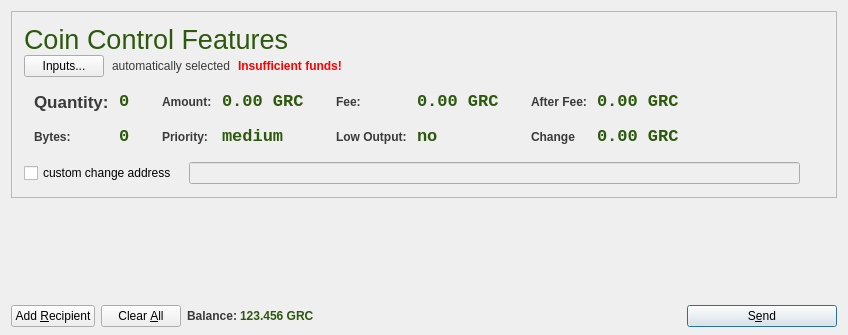
<?xml version="1.0" encoding="UTF-8"?>
<ui version="4.0">
 <class>SendCoinsDialog</class>
 <widget class="QDialog" name="SendCoinsDialog">
  <property name="geometry">
   <rect>
    <x>0</x>
    <y>0</y>
    <width>840</width>
    <height>335</height>
   </rect>
  </property>
  <property name="windowTitle">
   <string>Send Coins</string>
  </property>
  <layout class="QVBoxLayout" name="verticalLayout" stretch="0,1,0">
   <property name="bottomMargin">
    <number>8</number>
   </property>
   <item>
    <widget class="QFrame" name="frameCoinControl">
     <property name="sizePolicy">
      <sizepolicy hsizetype="Expanding" vsizetype="Expanding">
       <horstretch>0</horstretch>
       <verstretch>0</verstretch>
      </sizepolicy>
     </property>
     <property name="maximumSize">
      <size>
       <width>16777215</width>
       <height>16777215</height>
      </size>
     </property>
     <property name="frameShape">
      <enum>QFrame::StyledPanel</enum>
     </property>
     <property name="frameShadow">
      <enum>QFrame::Plain</enum>
     </property>
     <layout class="QVBoxLayout" name="verticalLayoutCoinControl2" stretch="0">
      <property name="spacing">
       <number>4</number>
      </property>
      <property name="leftMargin">
       <number>12</number>
      </property>
      <property name="topMargin">
       <number>12</number>
      </property>
      <property name="rightMargin">
       <number>12</number>
      </property>
      <property name="bottomMargin">
       <number>12</number>
      </property>
      <item>
       <layout class="QVBoxLayout" name="verticalLayoutCoinControl" stretch="0,0,0,0,1">
        <property name="spacing">
         <number>0</number>
        </property>
        <property name="leftMargin">
         <number>0</number>
        </property>
        <property name="topMargin">
         <number>0</number>
        </property>
        <item>
         <layout class="QHBoxLayout" name="horizontalLayoutCoinControl1">
          <property name="spacing">
           <number>12</number>
          </property>
          <property name="bottomMargin">
           <number>0</number>
          </property>
          <item>
           <widget class="QLabel" name="labelCoinControlFeatures">
            <property name="sizePolicy">
             <sizepolicy hsizetype="Preferred" vsizetype="Maximum">
              <horstretch>0</horstretch>
              <verstretch>0</verstretch>
             </sizepolicy>
            </property>
            <property name="font">
             <font>
              <pointsize>20</pointsize>
              <weight>50</weight>
              <bold>false</bold>
             </font>
            </property>
            <property name="styleSheet">
             <string notr="true">QLabel { color: #2C590C; border: none;}</string>
            </property>
            <property name="text">
             <string>Coin Control Features</string>
            </property>
           </widget>
          </item>
         </layout>
        </item>
        <item>
         <layout class="QHBoxLayout" name="horizontalLayoutCoinControl2" stretch="0,0,0,0">
          <property name="spacing">
           <number>8</number>
          </property>
          <property name="bottomMargin">
           <number>10</number>
          </property>
          <item>
           <widget class="QPushButton" name="pushButtonCoinControl">
            <property name="styleSheet">
             <string notr="true"/>
            </property>
            <property name="text">
             <string>Inputs...</string>
            </property>
           </widget>
          </item>
          <item>
           <widget class="QLabel" name="labelCoinControlAutomaticallySelected">
            <property name="styleSheet">
             <string notr="true">QLabel { border:none; color: #3B3A3A; }</string>
            </property>
            <property name="text">
             <string>automatically selected</string>
            </property>
            <property name="margin">
             <number>5</number>
            </property>
           </widget>
          </item>
          <item>
           <widget class="QLabel" name="labelCoinControlInsuffFunds">
            <property name="font">
             <font>
              <weight>75</weight>
              <bold>true</bold>
             </font>
            </property>
            <property name="styleSheet">
             <string notr="true">QLabel { border:none; color: red;}</string>
            </property>
            <property name="text">
             <string>Insufficient funds!</string>
            </property>
            <property name="margin">
             <number>5</number>
            </property>
           </widget>
          </item>
          <item>
           <spacer name="horizontalSpacerCoinControl">
            <property name="orientation">
             <enum>Qt::Horizontal</enum>
            </property>
            <property name="sizeHint" stdset="0">
             <size>
              <width>40</width>
              <height>1</height>
             </size>
            </property>
           </spacer>
          </item>
         </layout>
        </item>
        <item>
         <widget class="QWidget" name="widgetCoinControl" native="true">
          <property name="sizePolicy">
           <sizepolicy hsizetype="Preferred" vsizetype="Preferred">
            <horstretch>0</horstretch>
            <verstretch>0</verstretch>
           </sizepolicy>
          </property>
          <property name="minimumSize">
           <size>
            <width>0</width>
            <height>0</height>
           </size>
          </property>
          <property name="styleSheet">
           <string notr="true"/>
          </property>
          <layout class="QHBoxLayout" name="horizontalLayoutCoinControl5">
           <property name="leftMargin">
            <number>0</number>
           </property>
           <property name="topMargin">
            <number>0</number>
           </property>
           <property name="rightMargin">
            <number>0</number>
           </property>
           <property name="bottomMargin">
            <number>0</number>
           </property>
           <item>
            <layout class="QHBoxLayout" name="horizontalLayoutCoinControl3" stretch="0,0,0,1">
             <property name="spacing">
              <number>20</number>
             </property>
             <property name="topMargin">
              <number>0</number>
             </property>
             <property name="bottomMargin">
              <number>10</number>
             </property>
             <item>
              <layout class="QFormLayout" name="formLayoutCoinControl1">
               <property name="horizontalSpacing">
                <number>10</number>
               </property>
               <property name="verticalSpacing">
                <number>14</number>
               </property>
               <property name="leftMargin">
                <number>10</number>
               </property>
               <property name="topMargin">
                <number>4</number>
               </property>
               <property name="rightMargin">
                <number>6</number>
               </property>
               <item row="0" column="0">
                <widget class="QLabel" name="labelCoinControlQuantityText">
                 <property name="font">
                  <font>
                   <pointsize>13</pointsize>
                   <weight>75</weight>
                   <bold>true</bold>
                  </font>
                 </property>
                 <property name="styleSheet">
                  <string notr="true">QLabel { border:none; color: #3B3A3A;}</string>
                 </property>
                 <property name="text">
                  <string>Quantity:</string>
                 </property>
                 <property name="margin">
                  <number>0</number>
                 </property>
                 <property name="indent">
                  <number>0</number>
                 </property>
                </widget>
               </item>
               <item row="0" column="1">
                <widget class="QLabel" name="labelCoinControlQuantity">
                 <property name="font">
                  <font>
                   <family>Monospace</family>
                   <pointsize>13</pointsize>
                   <weight>75</weight>
                   <bold>true</bold>
                   <kerning>true</kerning>
                  </font>
                 </property>
                 <property name="cursor">
                  <cursorShape>IBeamCursor</cursorShape>
                 </property>
                 <property name="contextMenuPolicy">
                  <enum>Qt::ActionsContextMenu</enum>
                 </property>
                 <property name="styleSheet">
                  <string notr="true">QLabel { border:none; color: #2C590C;}</string>
                 </property>
                 <property name="lineWidth">
                  <number>1</number>
                 </property>
                 <property name="text">
                  <string>0</string>
                 </property>
                 <property name="margin">
                  <number>0</number>
                 </property>
                 <property name="textInteractionFlags">
                  <set>Qt::LinksAccessibleByMouse|Qt::TextSelectableByKeyboard|Qt::TextSelectableByMouse</set>
                 </property>
                </widget>
               </item>
               <item row="1" column="0">
                <widget class="QLabel" name="labelCoinControlBytesText">
                 <property name="font">
                  <font>
                   <weight>75</weight>
                   <bold>true</bold>
                  </font>
                 </property>
                 <property name="styleSheet">
                  <string notr="true">QLabel { border:none; color: #3B3A3A;}</string>
                 </property>
                 <property name="text">
                  <string>Bytes:</string>
                 </property>
                </widget>
               </item>
               <item row="1" column="1">
                <widget class="QLabel" name="labelCoinControlBytes">
                 <property name="font">
                  <font>
                   <family>Monospace</family>
                   <pointsize>13</pointsize>
                   <weight>75</weight>
                   <bold>true</bold>
                  </font>
                 </property>
                 <property name="cursor">
                  <cursorShape>IBeamCursor</cursorShape>
                 </property>
                 <property name="contextMenuPolicy">
                  <enum>Qt::ActionsContextMenu</enum>
                 </property>
                 <property name="styleSheet">
                  <string notr="true">QLabel { border:none; color: #2C590C;}</string>
                 </property>
                 <property name="text">
                  <string>0</string>
                 </property>
                 <property name="textInteractionFlags">
                  <set>Qt::LinksAccessibleByMouse|Qt::TextSelectableByKeyboard|Qt::TextSelectableByMouse</set>
                 </property>
                </widget>
               </item>
              </layout>
             </item>
             <item>
              <layout class="QFormLayout" name="formLayoutCoinControl2">
               <property name="horizontalSpacing">
                <number>10</number>
               </property>
               <property name="verticalSpacing">
                <number>14</number>
               </property>
               <property name="leftMargin">
                <number>6</number>
               </property>
               <property name="topMargin">
                <number>4</number>
               </property>
               <property name="rightMargin">
                <number>6</number>
               </property>
               <item row="0" column="0">
                <widget class="QLabel" name="labelCoinControlAmountText">
                 <property name="font">
                  <font>
                   <weight>75</weight>
                   <bold>true</bold>
                  </font>
                 </property>
                 <property name="styleSheet">
                  <string notr="true">QLabel { border:none; color: #3B3A3A;}</string>
                 </property>
                 <property name="text">
                  <string>Amount:</string>
                 </property>
                 <property name="margin">
                  <number>0</number>
                 </property>
                </widget>
               </item>
               <item row="0" column="1">
                <widget class="QLabel" name="labelCoinControlAmount">
                 <property name="font">
                  <font>
                   <family>Monospace</family>
                   <pointsize>13</pointsize>
                   <weight>75</weight>
                   <bold>true</bold>
                  </font>
                 </property>
                 <property name="cursor">
                  <cursorShape>IBeamCursor</cursorShape>
                 </property>
                 <property name="contextMenuPolicy">
                  <enum>Qt::ActionsContextMenu</enum>
                 </property>
                 <property name="styleSheet">
                  <string notr="true">QLabel { border:none; color: #2C590C;}</string>
                 </property>
                 <property name="text">
                  <string>0.00 GRC</string>
                 </property>
                 <property name="textInteractionFlags">
                  <set>Qt::LinksAccessibleByMouse|Qt::TextSelectableByKeyboard|Qt::TextSelectableByMouse</set>
                 </property>
                </widget>
               </item>
               <item row="1" column="0">
                <widget class="QLabel" name="labelCoinControlPriorityText">
                 <property name="font">
                  <font>
                   <weight>75</weight>
                   <bold>true</bold>
                  </font>
                 </property>
                 <property name="styleSheet">
                  <string notr="true">QLabel { border:none; color: #3B3A3A;}</string>
                 </property>
                 <property name="text">
                  <string>Priority:</string>
                 </property>
                </widget>
               </item>
               <item row="1" column="1">
                <widget class="QLabel" name="labelCoinControlPriority">
                 <property name="font">
                  <font>
                   <family>Monospace</family>
                   <pointsize>13</pointsize>
                   <weight>75</weight>
                   <bold>true</bold>
                  </font>
                 </property>
                 <property name="cursor">
                  <cursorShape>IBeamCursor</cursorShape>
                 </property>
                 <property name="contextMenuPolicy">
                  <enum>Qt::ActionsContextMenu</enum>
                 </property>
                 <property name="styleSheet">
                  <string notr="true">QLabel { border:none; color: #2C590C;}</string>
                 </property>
                 <property name="text">
                  <string>medium</string>
                 </property>
                 <property name="textInteractionFlags">
                  <set>Qt::LinksAccessibleByMouse|Qt::TextSelectableByKeyboard|Qt::TextSelectableByMouse</set>
                 </property>
                </widget>
               </item>
              </layout>
             </item>
             <item>
              <layout class="QFormLayout" name="formLayoutCoinControl3">
               <property name="horizontalSpacing">
                <number>10</number>
               </property>
               <property name="verticalSpacing">
                <number>14</number>
               </property>
               <property name="leftMargin">
                <number>6</number>
               </property>
               <property name="topMargin">
                <number>4</number>
               </property>
               <property name="rightMargin">
                <number>6</number>
               </property>
               <item row="0" column="0">
                <widget class="QLabel" name="labelCoinControlFeeText">
                 <property name="font">
                  <font>
                   <weight>75</weight>
                   <bold>true</bold>
                  </font>
                 </property>
                 <property name="styleSheet">
                  <string notr="true">QLabel { border:none; color: #3B3A3A;}</string>
                 </property>
                 <property name="text">
                  <string>Fee:</string>
                 </property>
                 <property name="margin">
                  <number>0</number>
                 </property>
                </widget>
               </item>
               <item row="0" column="1">
                <widget class="QLabel" name="labelCoinControlFee">
                 <property name="font">
                  <font>
                   <family>Monospace</family>
                   <pointsize>13</pointsize>
                   <weight>75</weight>
                   <bold>true</bold>
                  </font>
                 </property>
                 <property name="cursor">
                  <cursorShape>IBeamCursor</cursorShape>
                 </property>
                 <property name="contextMenuPolicy">
                  <enum>Qt::ActionsContextMenu</enum>
                 </property>
                 <property name="styleSheet">
                  <string notr="true">QLabel { border:none; color: #2C590C;}</string>
                 </property>
                 <property name="text">
                  <string>0.00 GRC</string>
                 </property>
                 <property name="textInteractionFlags">
                  <set>Qt::LinksAccessibleByMouse|Qt::TextSelectableByKeyboard|Qt::TextSelectableByMouse</set>
                 </property>
                </widget>
               </item>
               <item row="1" column="0">
                <widget class="QLabel" name="labelCoinControlLowOutputText">
                 <property name="font">
                  <font>
                   <weight>75</weight>
                   <bold>true</bold>
                  </font>
                 </property>
                 <property name="styleSheet">
                  <string notr="true">QLabel { border:none; color: #3B3A3A;}</string>
                 </property>
                 <property name="text">
                  <string>Low Output:</string>
                 </property>
                </widget>
               </item>
               <item row="1" column="1">
                <widget class="QLabel" name="labelCoinControlLowOutput">
                 <property name="font">
                  <font>
                   <family>Monospace</family>
                   <pointsize>13</pointsize>
                   <weight>75</weight>
                   <bold>true</bold>
                  </font>
                 </property>
                 <property name="cursor">
                  <cursorShape>IBeamCursor</cursorShape>
                 </property>
                 <property name="contextMenuPolicy">
                  <enum>Qt::ActionsContextMenu</enum>
                 </property>
                 <property name="styleSheet">
                  <string notr="true">QLabel { border:none; color: #2C590C;}</string>
                 </property>
                 <property name="text">
                  <string>no</string>
                 </property>
                 <property name="textInteractionFlags">
                  <set>Qt::LinksAccessibleByMouse|Qt::TextSelectableByKeyboard|Qt::TextSelectableByMouse</set>
                 </property>
                </widget>
               </item>
              </layout>
             </item>
             <item>
              <layout class="QFormLayout" name="formLayoutCoinControl4">
               <property name="horizontalSpacing">
                <number>10</number>
               </property>
               <property name="verticalSpacing">
                <number>14</number>
               </property>
               <property name="leftMargin">
                <number>6</number>
               </property>
               <property name="topMargin">
                <number>4</number>
               </property>
               <property name="rightMargin">
                <number>6</number>
               </property>
               <item row="0" column="0">
                <widget class="QLabel" name="labelCoinControlAfterFeeText">
                 <property name="font">
                  <font>
                   <weight>75</weight>
                   <bold>true</bold>
                  </font>
                 </property>
                 <property name="styleSheet">
                  <string notr="true">QLabel { border:none; color: #3B3A3A;}</string>
                 </property>
                 <property name="text">
                  <string>After Fee:</string>
                 </property>
                 <property name="margin">
                  <number>0</number>
                 </property>
                </widget>
               </item>
               <item row="0" column="1">
                <widget class="QLabel" name="labelCoinControlAfterFee">
                 <property name="font">
                  <font>
                   <family>Monospace</family>
                   <pointsize>13</pointsize>
                   <weight>75</weight>
                   <bold>true</bold>
                  </font>
                 </property>
                 <property name="cursor">
                  <cursorShape>IBeamCursor</cursorShape>
                 </property>
                 <property name="contextMenuPolicy">
                  <enum>Qt::ActionsContextMenu</enum>
                 </property>
                 <property name="styleSheet">
                  <string notr="true">QLabel { border:none; color: #2C590C;}</string>
                 </property>
                 <property name="text">
                  <string>0.00 GRC</string>
                 </property>
                 <property name="textInteractionFlags">
                  <set>Qt::LinksAccessibleByMouse|Qt::TextSelectableByKeyboard|Qt::TextSelectableByMouse</set>
                 </property>
                </widget>
               </item>
               <item row="1" column="0">
                <widget class="QLabel" name="labelCoinControlChangeText">
                 <property name="font">
                  <font>
                   <weight>75</weight>
                   <bold>true</bold>
                  </font>
                 </property>
                 <property name="styleSheet">
                  <string notr="true">QLabel { border:none; color: #3B3A3A;}</string>
                 </property>
                 <property name="text">
                  <string>Change</string>
                 </property>
                </widget>
               </item>
               <item row="1" column="1">
                <widget class="QLabel" name="labelCoinControlChange">
                 <property name="font">
                  <font>
                   <family>Monospace</family>
                   <pointsize>13</pointsize>
                   <weight>75</weight>
                   <bold>true</bold>
                  </font>
                 </property>
                 <property name="cursor">
                  <cursorShape>IBeamCursor</cursorShape>
                 </property>
                 <property name="contextMenuPolicy">
                  <enum>Qt::ActionsContextMenu</enum>
                 </property>
                 <property name="styleSheet">
                  <string notr="true">QLabel { border:none; color: #2C590C;}</string>
                 </property>
                 <property name="text">
                  <string>0.00 GRC</string>
                 </property>
                 <property name="textInteractionFlags">
                  <set>Qt::LinksAccessibleByMouse|Qt::TextSelectableByKeyboard|Qt::TextSelectableByMouse</set>
                 </property>
                </widget>
               </item>
              </layout>
             </item>
            </layout>
           </item>
          </layout>
         </widget>
        </item>
        <item>
         <layout class="QHBoxLayout" name="horizontalLayoutCoinControl4" stretch="0,0,0">
          <property name="spacing">
           <number>12</number>
          </property>
          <property name="sizeConstraint">
           <enum>QLayout::SetDefaultConstraint</enum>
          </property>
          <property name="topMargin">
           <number>5</number>
          </property>
          <property name="rightMargin">
           <number>5</number>
          </property>
          <item>
           <widget class="QCheckBox" name="checkBoxCoinControlChange">
            <property name="text">
             <string>custom change address</string>
            </property>
           </widget>
          </item>
          <item>
           <widget class="QLineEdit" name="lineEditCoinControlChange">
            <property name="enabled">
             <bool>false</bool>
            </property>
            <property name="sizePolicy">
             <sizepolicy hsizetype="Expanding" vsizetype="Fixed">
              <horstretch>0</horstretch>
              <verstretch>0</verstretch>
             </sizepolicy>
            </property>
           </widget>
          </item>
          <item>
           <widget class="QLabel" name="labelCoinControlChangeLabel">
            <property name="sizePolicy">
             <sizepolicy hsizetype="Preferred" vsizetype="Expanding">
              <horstretch>0</horstretch>
              <verstretch>0</verstretch>
             </sizepolicy>
            </property>
            <property name="minimumSize">
             <size>
              <width>0</width>
              <height>0</height>
             </size>
            </property>
            <property name="text">
             <string/>
            </property>
            <property name="margin">
             <number>3</number>
            </property>
           </widget>
          </item>
         </layout>
        </item>
        <item>
         <spacer name="verticalSpacerCoinControl">
          <property name="orientation">
           <enum>Qt::Vertical</enum>
          </property>
          <property name="sizeHint" stdset="0">
           <size>
            <width>800</width>
            <height>1</height>
           </size>
          </property>
         </spacer>
        </item>
       </layout>
      </item>
     </layout>
    </widget>
   </item>
   <item>
    <widget class="QScrollArea" name="scrollArea">
     <property name="autoFillBackground">
      <bool>false</bool>
     </property>
     <property name="styleSheet">
      <string notr="true">QScrollArea { border: none; background: transparent;}</string>
     </property>
     <property name="frameShadow">
      <enum>QFrame::Plain</enum>
     </property>
     <property name="lineWidth">
      <number>1</number>
     </property>
     <property name="widgetResizable">
      <bool>true</bool>
     </property>
     <widget class="QWidget" name="scrollAreaWidgetContents">
      <property name="geometry">
       <rect>
        <x>0</x>
        <y>0</y>
        <width>828</width>
        <height>98</height>
       </rect>
      </property>
      <property name="styleSheet">
       <string notr="true">QScrollArea { border: none; background: transparent;}</string>
      </property>
      <layout class="QVBoxLayout" name="verticalLayout_2">
       <property name="leftMargin">
        <number>0</number>
       </property>
       <property name="topMargin">
        <number>0</number>
       </property>
       <property name="rightMargin">
        <number>0</number>
       </property>
       <property name="bottomMargin">
        <number>0</number>
       </property>
       <item>
        <layout class="QVBoxLayout" name="entries">
         <property name="spacing">
          <number>6</number>
         </property>
        </layout>
       </item>
       <item>
        <spacer name="verticalSpacer">
         <property name="orientation">
          <enum>Qt::Vertical</enum>
         </property>
         <property name="sizeHint" stdset="0">
          <size>
           <width>20</width>
           <height>40</height>
          </size>
         </property>
        </spacer>
       </item>
      </layout>
     </widget>
    </widget>
   </item>
   <item>
    <layout class="QHBoxLayout" name="horizontalLayout">
     <item>
      <widget class="QPushButton" name="addButton">
       <property name="toolTip">
        <string>Send to multiple recipients at once</string>
       </property>
       <property name="text">
        <string>Add &amp;Recipient</string>
       </property>
       <property name="icon">
        <iconset resource="../bitcoin.qrc">
         <normaloff>:/icons/add</normaloff>:/icons/add</iconset>
       </property>
       <property name="autoDefault">
        <bool>false</bool>
       </property>
      </widget>
     </item>
     <item>
      <widget class="QPushButton" name="clearButton">
       <property name="sizePolicy">
        <sizepolicy hsizetype="Minimum" vsizetype="Fixed">
         <horstretch>0</horstretch>
         <verstretch>0</verstretch>
        </sizepolicy>
       </property>
       <property name="toolTip">
        <string>Remove all transaction fields</string>
       </property>
       <property name="text">
        <string>Clear &amp;All</string>
       </property>
       <property name="icon">
        <iconset resource="../bitcoin.qrc">
         <normaloff>:/icons/remove</normaloff>:/icons/remove</iconset>
       </property>
       <property name="autoRepeatDelay">
        <number>300</number>
       </property>
       <property name="autoDefault">
        <bool>false</bool>
       </property>
      </widget>
     </item>
     <item>
      <layout class="QHBoxLayout" name="horizontalLayout_2">
       <property name="spacing">
        <number>3</number>
       </property>
       <item>
        <widget class="QLabel" name="label">
         <property name="sizePolicy">
          <sizepolicy hsizetype="Preferred" vsizetype="Fixed">
           <horstretch>0</horstretch>
           <verstretch>0</verstretch>
          </sizepolicy>
         </property>
         <property name="font">
          <font>
           <weight>75</weight>
           <bold>true</bold>
          </font>
         </property>
         <property name="styleSheet">
          <string notr="true">QLabel { border:none; color: #3B3A3A;}</string>
         </property>
         <property name="text">
          <string>Balance:</string>
         </property>
        </widget>
       </item>
       <item>
        <widget class="QLabel" name="labelBalance">
         <property name="sizePolicy">
          <sizepolicy hsizetype="Preferred" vsizetype="Fixed">
           <horstretch>0</horstretch>
           <verstretch>0</verstretch>
          </sizepolicy>
         </property>
         <property name="font">
          <font>
           <weight>75</weight>
           <bold>true</bold>
          </font>
         </property>
         <property name="cursor">
          <cursorShape>IBeamCursor</cursorShape>
         </property>
         <property name="styleSheet">
          <string notr="true">QLabel { border:none; color: #2C590C;}</string>
         </property>
         <property name="text">
          <string>123.456 GRC</string>
         </property>
         <property name="textInteractionFlags">
          <set>Qt::LinksAccessibleByMouse|Qt::TextSelectableByKeyboard|Qt::TextSelectableByMouse</set>
         </property>
        </widget>
       </item>
      </layout>
     </item>
     <item>
      <spacer name="horizontalSpacer">
       <property name="orientation">
        <enum>Qt::Horizontal</enum>
       </property>
       <property name="sizeHint" stdset="0">
        <size>
         <width>40</width>
         <height>20</height>
        </size>
       </property>
      </spacer>
     </item>
     <item>
      <widget class="QPushButton" name="sendButton">
       <property name="minimumSize">
        <size>
         <width>150</width>
         <height>0</height>
        </size>
       </property>
       <property name="toolTip">
        <string>Confirm the send action</string>
       </property>
       <property name="text">
        <string>S&amp;end</string>
       </property>
       <property name="icon">
        <iconset resource="../bitcoin.qrc">
         <normaloff>:/icons/send</normaloff>:/icons/send</iconset>
       </property>
       <property name="default">
        <bool>true</bool>
       </property>
      </widget>
     </item>
    </layout>
   </item>
  </layout>
 </widget>
 <resources>
  <include location="../bitcoin.qrc"/>
 </resources>
 <connections/>
</ui>
